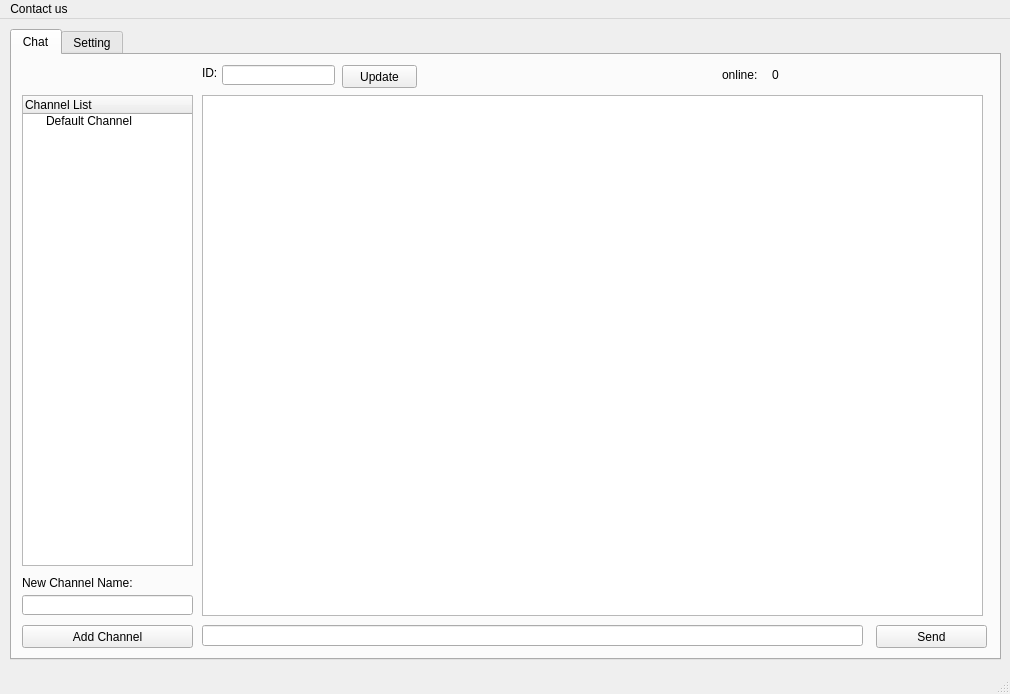
<?xml version="1.0" encoding="UTF-8"?>
<ui version="4.0">
 <class>MainWindow</class>
 <widget class="QMainWindow" name="MainWindow">
  <property name="geometry">
   <rect>
    <x>0</x>
    <y>0</y>
    <width>1010</width>
    <height>694</height>
   </rect>
  </property>
  <property name="windowTitle">
   <string>MainWindow</string>
  </property>
  <widget class="QWidget" name="centralwidget">
   <widget class="QTabWidget" name="tabWidget">
    <property name="geometry">
     <rect>
      <x>10</x>
      <y>10</y>
      <width>991</width>
      <height>631</height>
     </rect>
    </property>
    <property name="currentIndex">
     <number>0</number>
    </property>
    <widget class="QWidget" name="tab_3">
     <attribute name="title">
      <string>Chat</string>
     </attribute>
     <widget class="QListWidget" name="listWidget">
      <property name="geometry">
       <rect>
        <x>190</x>
        <y>40</y>
        <width>781</width>
        <height>521</height>
       </rect>
      </property>
     </widget>
     <widget class="QLineEdit" name="lineEdit">
      <property name="geometry">
       <rect>
        <x>190</x>
        <y>570</y>
        <width>661</width>
        <height>21</height>
       </rect>
      </property>
     </widget>
     <widget class="QPushButton" name="pushButton">
      <property name="geometry">
       <rect>
        <x>864</x>
        <y>570</y>
        <width>111</width>
        <height>23</height>
       </rect>
      </property>
      <property name="text">
       <string>Send</string>
      </property>
     </widget>
     <widget class="QLabel" name="label_6">
      <property name="geometry">
       <rect>
        <x>710</x>
        <y>10</y>
        <width>51</width>
        <height>20</height>
       </rect>
      </property>
      <property name="layoutDirection">
       <enum>Qt::LeftToRight</enum>
      </property>
      <property name="text">
       <string>online:</string>
      </property>
     </widget>
     <widget class="QLabel" name="label_7">
      <property name="geometry">
       <rect>
        <x>760</x>
        <y>10</y>
        <width>211</width>
        <height>20</height>
       </rect>
      </property>
      <property name="layoutDirection">
       <enum>Qt::LeftToRight</enum>
      </property>
      <property name="text">
       <string>0</string>
      </property>
     </widget>
     <widget class="QLineEdit" name="ID_LINEEDIT">
      <property name="geometry">
       <rect>
        <x>210</x>
        <y>10</y>
        <width>113</width>
        <height>20</height>
       </rect>
      </property>
     </widget>
     <widget class="QLabel" name="ID_LABEL">
      <property name="geometry">
       <rect>
        <x>190</x>
        <y>10</y>
        <width>21</width>
        <height>16</height>
       </rect>
      </property>
      <property name="text">
       <string>ID:</string>
      </property>
     </widget>
     <widget class="QTreeWidget" name="CHANNEL_LIST_TREEWIDGET">
      <property name="geometry">
       <rect>
        <x>10</x>
        <y>40</y>
        <width>171</width>
        <height>471</height>
       </rect>
      </property>
      <column>
       <property name="text">
        <string>Channel List</string>
       </property>
      </column>
      <item>
       <property name="text">
        <string>Default Channel</string>
       </property>
      </item>
     </widget>
     <widget class="QPushButton" name="ADD_CHNNEL_BTN">
      <property name="geometry">
       <rect>
        <x>10</x>
        <y>570</y>
        <width>171</width>
        <height>23</height>
       </rect>
      </property>
      <property name="text">
       <string>Add Channel</string>
      </property>
     </widget>
     <widget class="QPushButton" name="UPDATE_ID_BTN">
      <property name="geometry">
       <rect>
        <x>330</x>
        <y>10</y>
        <width>75</width>
        <height>23</height>
       </rect>
      </property>
      <property name="text">
       <string>Update</string>
      </property>
     </widget>
     <widget class="QLineEdit" name="ADD_CHANNEL_NAME_EDIT">
      <property name="geometry">
       <rect>
        <x>10</x>
        <y>540</y>
        <width>171</width>
        <height>20</height>
       </rect>
      </property>
     </widget>
     <widget class="QLabel" name="label_8">
      <property name="geometry">
       <rect>
        <x>10</x>
        <y>520</y>
        <width>171</width>
        <height>16</height>
       </rect>
      </property>
      <property name="text">
       <string>New Channel Name:</string>
      </property>
     </widget>
    </widget>
    <widget class="QWidget" name="tab_4">
     <attribute name="title">
      <string>Setting</string>
     </attribute>
     <widget class="QLineEdit" name="lineEdit_2">
      <property name="geometry">
       <rect>
        <x>90</x>
        <y>30</y>
        <width>211</width>
        <height>20</height>
       </rect>
      </property>
     </widget>
     <widget class="QLineEdit" name="lineEdit_3">
      <property name="geometry">
       <rect>
        <x>360</x>
        <y>30</y>
        <width>41</width>
        <height>20</height>
       </rect>
      </property>
     </widget>
     <widget class="QLineEdit" name="lineEdit_4">
      <property name="geometry">
       <rect>
        <x>90</x>
        <y>70</y>
        <width>211</width>
        <height>20</height>
       </rect>
      </property>
     </widget>
     <widget class="QLabel" name="label">
      <property name="geometry">
       <rect>
        <x>30</x>
        <y>30</y>
        <width>51</width>
        <height>16</height>
       </rect>
      </property>
      <property name="text">
       <string>Address:</string>
      </property>
     </widget>
     <widget class="QLabel" name="label_2">
      <property name="geometry">
       <rect>
        <x>310</x>
        <y>30</y>
        <width>41</width>
        <height>16</height>
       </rect>
      </property>
      <property name="text">
       <string>Port:</string>
      </property>
     </widget>
     <widget class="QLabel" name="label_3">
      <property name="geometry">
       <rect>
        <x>30</x>
        <y>70</y>
        <width>41</width>
        <height>16</height>
       </rect>
      </property>
      <property name="text">
       <string>Proxy:</string>
      </property>
     </widget>
     <widget class="QLabel" name="label_4">
      <property name="geometry">
       <rect>
        <x>310</x>
        <y>70</y>
        <width>41</width>
        <height>16</height>
       </rect>
      </property>
      <property name="text">
       <string>Port:</string>
      </property>
     </widget>
     <widget class="QLineEdit" name="lineEdit_5">
      <property name="geometry">
       <rect>
        <x>360</x>
        <y>70</y>
        <width>41</width>
        <height>20</height>
       </rect>
      </property>
     </widget>
     <widget class="QPushButton" name="pushButton_2">
      <property name="geometry">
       <rect>
        <x>30</x>
        <y>110</y>
        <width>141</width>
        <height>23</height>
       </rect>
      </property>
      <property name="text">
       <string>Test and Connect</string>
      </property>
     </widget>
     <widget class="QLabel" name="label_5">
      <property name="geometry">
       <rect>
        <x>30</x>
        <y>150</y>
        <width>311</width>
        <height>20</height>
       </rect>
      </property>
      <property name="layoutDirection">
       <enum>Qt::LeftToRight</enum>
      </property>
      <property name="text">
       <string>No Status</string>
      </property>
     </widget>
    </widget>
   </widget>
   <widget class="QLabel" name="STATUS_LABEL">
    <property name="geometry">
     <rect>
      <x>10</x>
      <y>640</y>
      <width>991</width>
      <height>20</height>
     </rect>
    </property>
    <property name="text">
     <string/>
    </property>
   </widget>
  </widget>
  <widget class="QMenuBar" name="menubar">
   <property name="geometry">
    <rect>
     <x>0</x>
     <y>0</y>
     <width>1010</width>
     <height>23</height>
    </rect>
   </property>
   <widget class="QMenu" name="menuMenu">
    <property name="title">
     <string>Contact us</string>
    </property>
    <addaction name="separator"/>
    <addaction name="actionGitHub"/>
    <addaction name="actionTrello"/>
   </widget>
   <addaction name="menuMenu"/>
  </widget>
  <widget class="QStatusBar" name="statusbar"/>
  <action name="actionGitHub">
   <property name="text">
    <string>GitHub</string>
   </property>
  </action>
  <action name="actionTrello">
   <property name="text">
    <string>Trello</string>
   </property>
  </action>
 </widget>
 <resources/>
 <connections/>
</ui>
